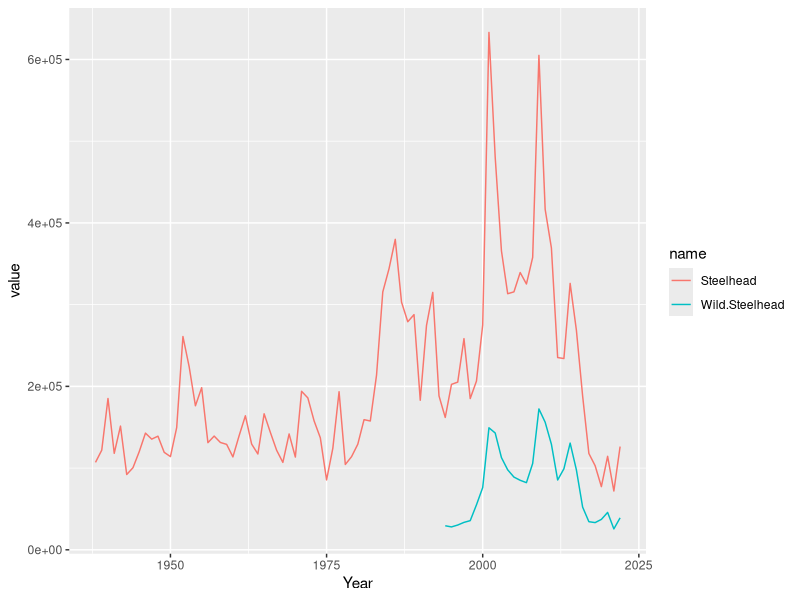
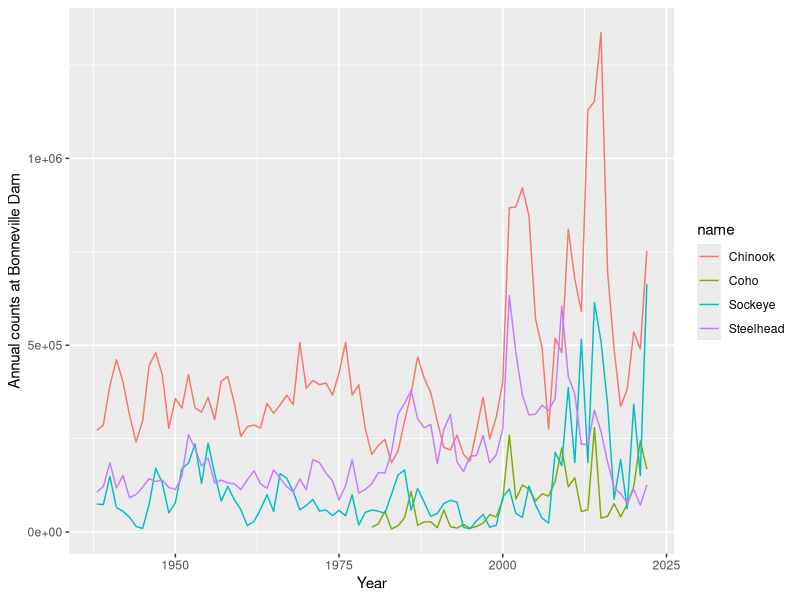

Source code (R) for these figures, in order:
# Plotting steelhead returns at Bonneville

library(tidyverse)
library(here)

BON_passage_counts <- read.csv(here::here("figures", "exploratory", "adultannual_1689958375_841.csv"))

# replace 0s with NAs so that we start the time series at the right point
# Drop 2023 because the run year is not yet complete
BON_passage_counts %>% 
  dplyr::select(Year, Steelhead, Wild.Steelhead) %>% 
  pivot_longer(cols = c("Steelhead", "Wild.Steelhead")) %>% 
  mutate(value = ifelse(value == 0, NA, value)) %>% 
  filter(Year <= 2022) -> BON_steelhead_counts


ggplot(BON_steelhead_counts, aes(x = Year, y = value, color = name)) +
  geom_line()


# Conclusions: 
# Steelhead are not doing well. Right around the full time series low


# How does that compare to other salmonids?
BON_passage_counts %>% 
  dplyr::select(Year, Chinook, Steelhead, Sockeye, Coho) %>% 
  pivot_longer(cols = c("Chinook", "Steelhead", "Sockeye", "Coho")) %>% 
  mutate(value = ifelse(value == 0, NA, value)) %>% 
  filter(Year <= 2022) -> BON_salmonid_counts

BON_returns <- ggplot(BON_salmonid_counts, aes(x = Year, y = value, color = name)) +
  geom_line() +
  ylab("Annual counts at Bonneville Dam")

ggsave(filename = here::here("figures", "BON_dam_returns.png"), plot = BON_returns, height = 6, width = 8)

# Sockeye are doing really well - 2022 was the all time high.
# Chinook and Coho are also doing well - above the long term average.
# Steelhead? Worst of the bunch. There was a time when Steelhead and Cnihook were 
# jointly the most abundant salmonids, but now Steelhead are the least 
# (and Chinook are the still the most)


# So why are Steelhead doing so badly? What makes them different from Chinook and Coho and Sockeye?
# Well... one part of it might be their adult life history.